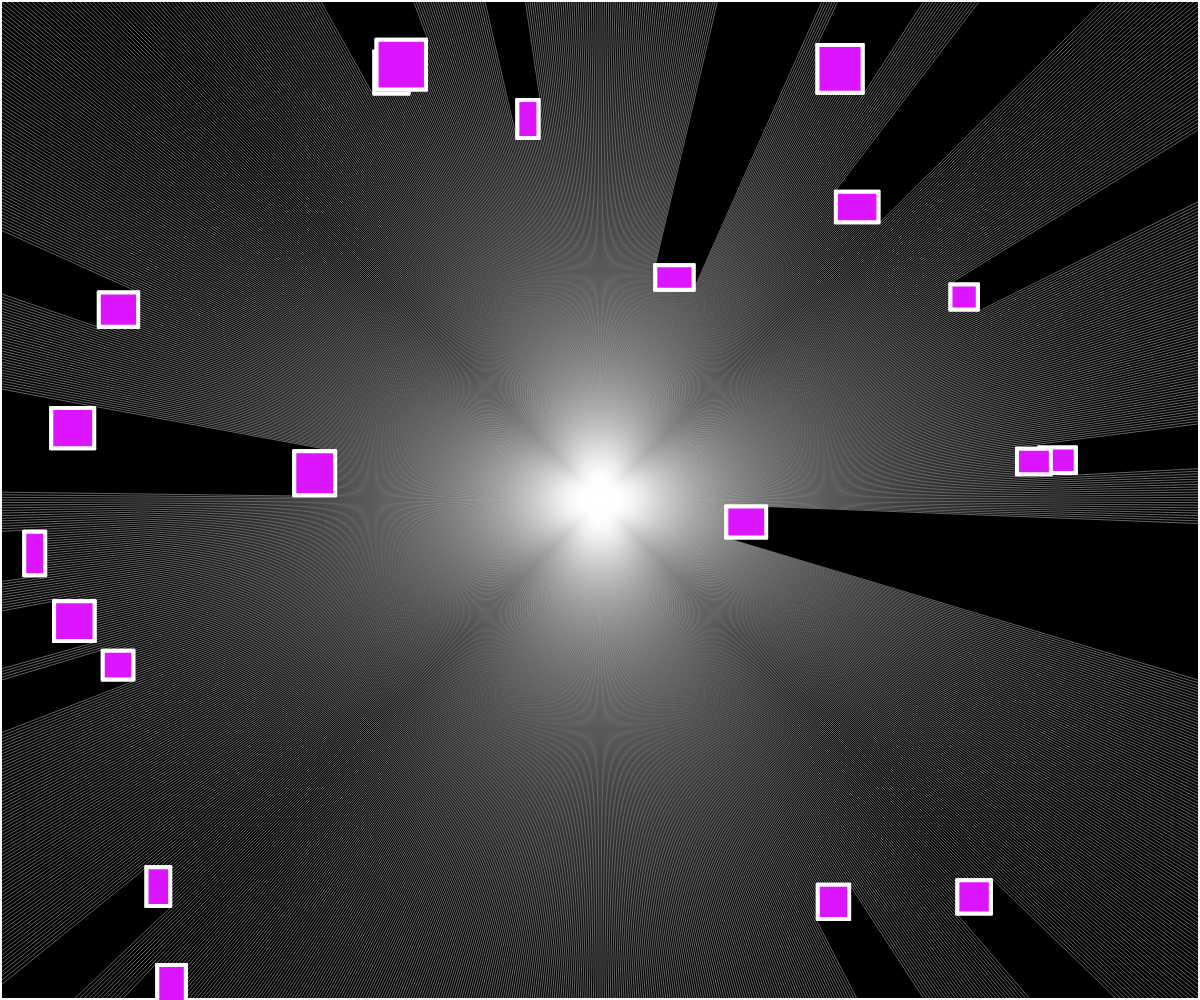
Frame 1 (no input)
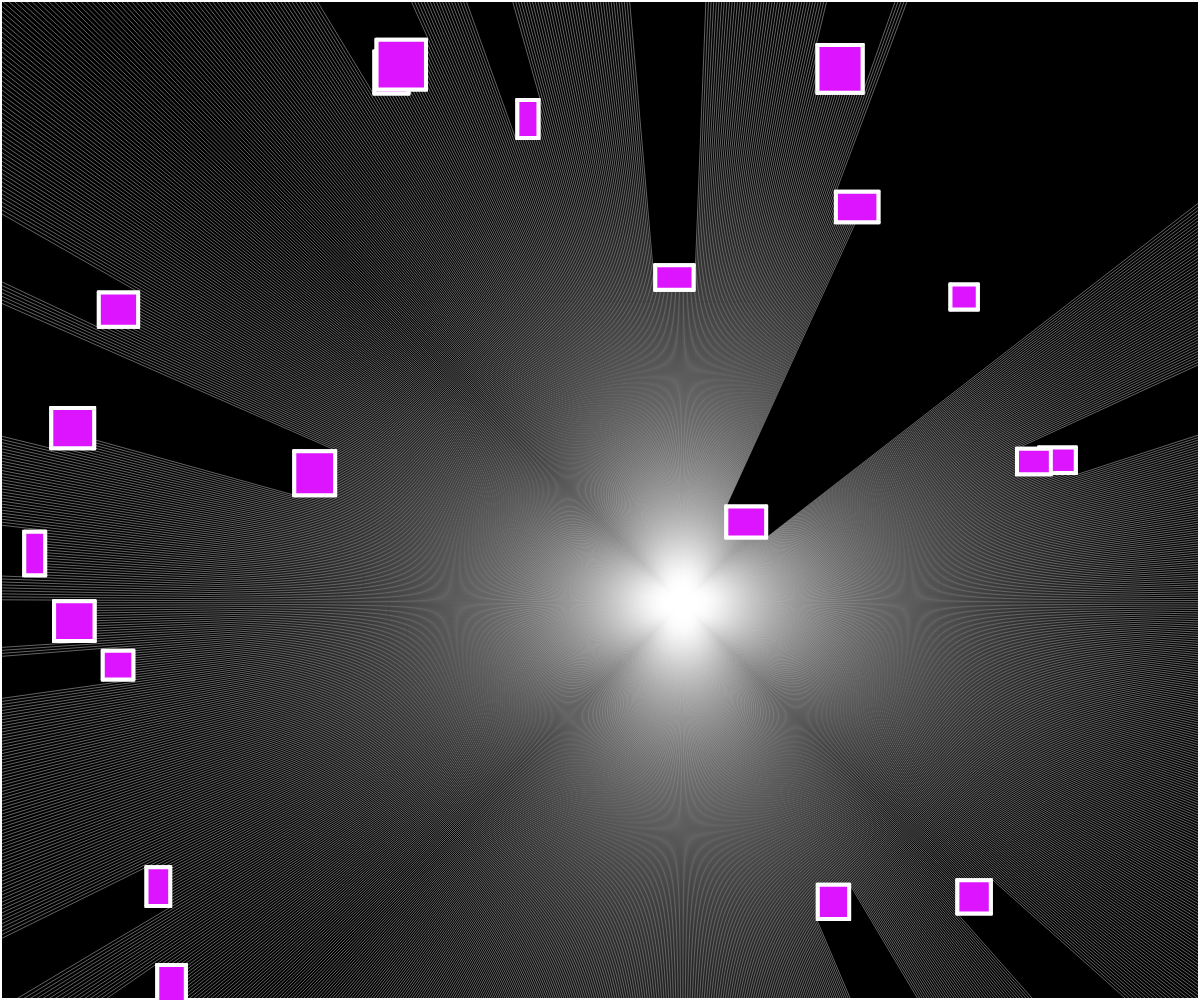
Frame 60 (no input)
Frame 120 (the mouse pressed at the canvas centre since frame 60): identical to frame 1, image omitted

The p5.js sketch that drew these frames (run headless with seeded random() and noise() and a simulated clock; from frame 60 on, the mouse is pressed at the canvas centre):

// p5.js sketch
// ── sketch.js
const walls = [];
const boxes = [];
let particle;
let noiseXOff = 0;
let noiseYOff = 1000;
let x = 0;
let y = -1000;
let randomizeMovement = true;
function setup() {
  createCanvas(window.innerWidth, window.innerHeight);
  for (let i = 0; i < 0; i++) {
    walls.push(
      new Wall(random(width), random(height), random(width), random(height))
    );
  }
  for (let i = 0; i < 20; i++) {
    const b = new Box(
      random(width),
      random(height),
      random(20, 50),
      random(20, 50)
    );
    boxes.push(b);
    w = b.getWalls();
    for (const wal of w) {
      walls.push(wal);
    }
  }

  walls.push(new Wall(width, 0, 0, 0));
  walls.push(new Wall(width, height, 0, height));
  walls.push(new Wall(width, 0, width, height));
  walls.push(new Wall(0, 0, 0, height));
  particle = new Particle(width / 2, height / 2);
}

function draw() {
  background(0);
  particle.show();
  for (const w of walls) {
    w.show();
  }
  for (const b of boxes) {
    b.show();
  }
  particle.lookFor(walls);
  let newX;
  let newY;
  if (randomizeMovement) {
    newX = noise(noiseXOff) * width;
    newY = noise(noiseYOff) * height;
  } else {
    newX = mouseX;
    newY = mouseY;
  }
  x = lerp(x, newX, 0.25);
  y = lerp(y, newY, 0.25);
  particle.updatePosition(x, y);
  noiseXOff += 0.0025;
  noiseYOff += 0.0025;
}
function mousePressed() {
  randomizeMovement = !randomizeMovement;
}

// ── obstacle.js
class Wall {
  constructor(x1, y1, x2, y2) {
    this.a = createVector(x1, y1);
    this.b = createVector(x2, y2);
  }

  show() {
    stroke(255);
    strokeWeight(4);
    line(this.a.x, this.a.y, this.b.x, this.b.y);
  }
}

class Box {
  constructor(x, y, w, h) {
    this.top = new Wall(x - w / 2, y - h / 2, x + w / 2, y - h / 2);
    this.bottom = new Wall(x - w / 2, y + h / 2, x + w / 2, y + h / 2);
    this.left = new Wall(x - w / 2, y + h / 2, x - w / 2, y - h / 2);
    this.right = new Wall(x + w / 2, y + h / 2, x + w / 2, y - h / 2);
    this.x = x;
    this.y = y;
    this.w = w;
    this.h = h;
  }
  show() {
    fill(220, 20, 255);
    rectMode(CENTER);
    rect(this.x, this.y, this.w, this.h);
  }
  getWalls() {
    return [this.top, this.bottom, this.right, this.left];
  }
}

// ── particle.js
class Particle {
  constructor(x, y) {
    this.position = createVector(x, y);
    this.rays = [];
    for (let angle = 0; angle < 360; angle += 0.25) {
      this.rays.push(new Ray(this.position, radians(angle)));
    }
  }
  show() {
    fill(255);
    // circle(this.position.x, this.position.y, 20);
  }
  updatePosition(x, y) {
    this.position.set(x, y);
  }
  lookFor(walls) {
    //ok so like look at each ray
    for (const ray of this.rays) {
      let closestPoint = null;
      let closestDistance = Infinity;
      //shoot ray at each wall
      for (const w of walls) {
        const hit = ray.cast(w);
        //if ray hits check if taht ray is closest one
        if (hit) {
          let distance = p5.Vector.dist(this.position, hit);
          if (distance < closestDistance) {
            closestDistance = distance;
            closestPoint = hit;
          }
        }
      }
      //if it hit somethinmg draw the closest one
      if (closestPoint) {
        stroke(255, 100);
        strokeWeight(1);
        line(closestPoint.x, closestPoint.y, this.position.x, this.position.y);
      }
    }
  }
}

// ── ray.js
class Ray {
  constructor(position, angle) {
    this.position = position;
    //make vector stare at angle
    this.dir = p5.Vector.fromAngle(angle);
  }

  show() {
    stroke(255);
    push();
    translate(this.position.x, this.position.y);
    line(0, 0, this.dir.x * 20, this.dir.y * 20);
    pop();
  }
  //omg just like the unity Physics2D.raycast!!!!!!1!!1!!
  cast(wall) {
    const x1 = wall.a.x;
    const x2 = wall.b.x;
    const y1 = wall.a.y;
    const y2 = wall.b.y;

    const x3 = this.position.x;
    const x4 = this.position.x + this.dir.x;
    const y3 = this.position.y;
    const y4 = this.position.y + this.dir.y;

    const denominator = (x1 - x2) * (y3 - y4) - (y1 - y2) * (x3 - x4);
    // 0 means parallel line which is L
    if (denominator === 0) {
      return;
    }
    const t = ((x1 - x3) * (y3 - y4) - (y1 - y3) * (x3 - x4)) / denominator;
    const u =
      (-1 * ((x1 - x2) * (y1 - y3) - (y1 - y2) * (x1 - x3))) / denominator;
    if (t > 0 && t < 1 && u > 0) {
      //return hit.point (yes i use unity alot shut up <3)
      let v = createVector(x1 + t * (x2 - x1), y1 + t * (y2 - y1));
      return v;
    } else {
      return;
    }
  }
  setDirection(x, y) {
    this.dir.x = x - this.position.x;
    this.dir.y = y - this.position.y;
    this.dir.normalize();
  }
}

// ── style.css
html,
body {
  margin: 0;
  padding: 0;
  background-color: darkgray;
}

canvas {
  display: block;
}
